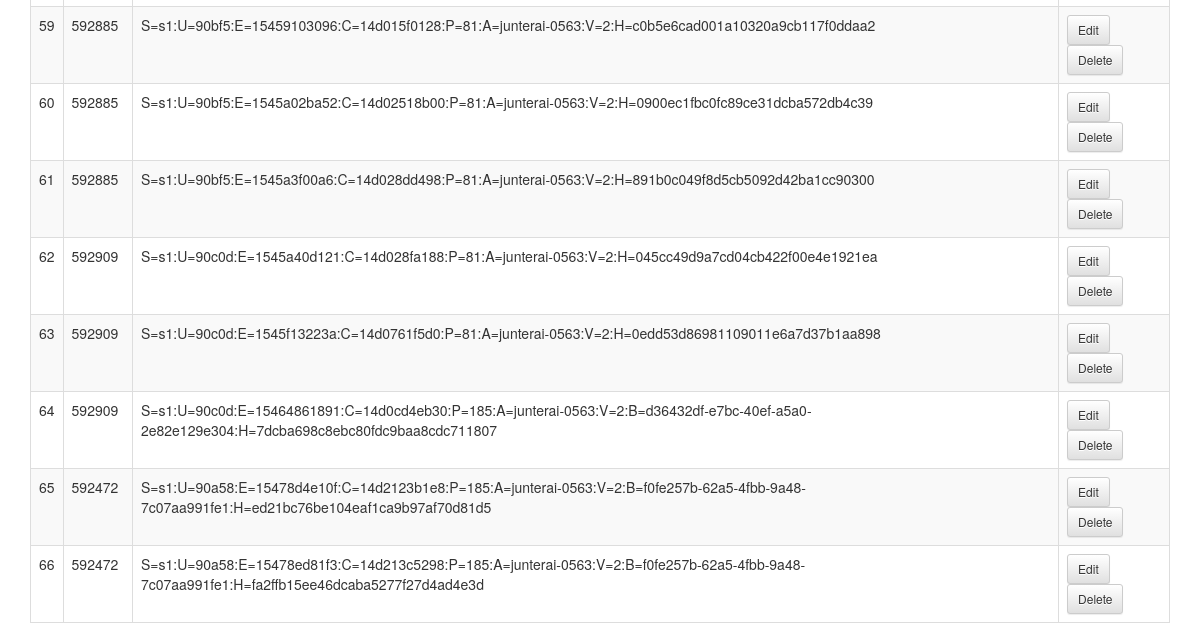
The page /cms/user/ (lower part) on the database as committed earlier.
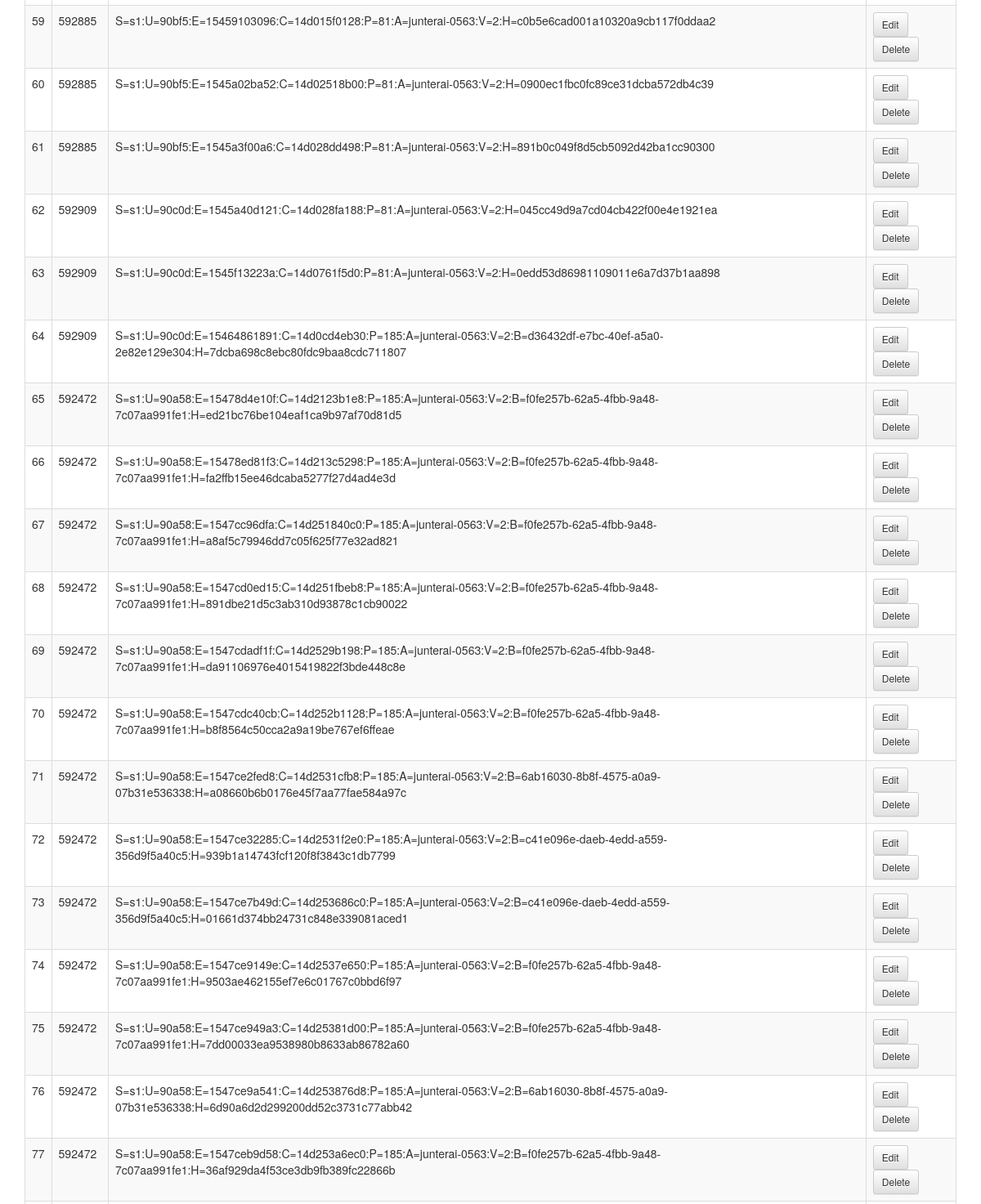
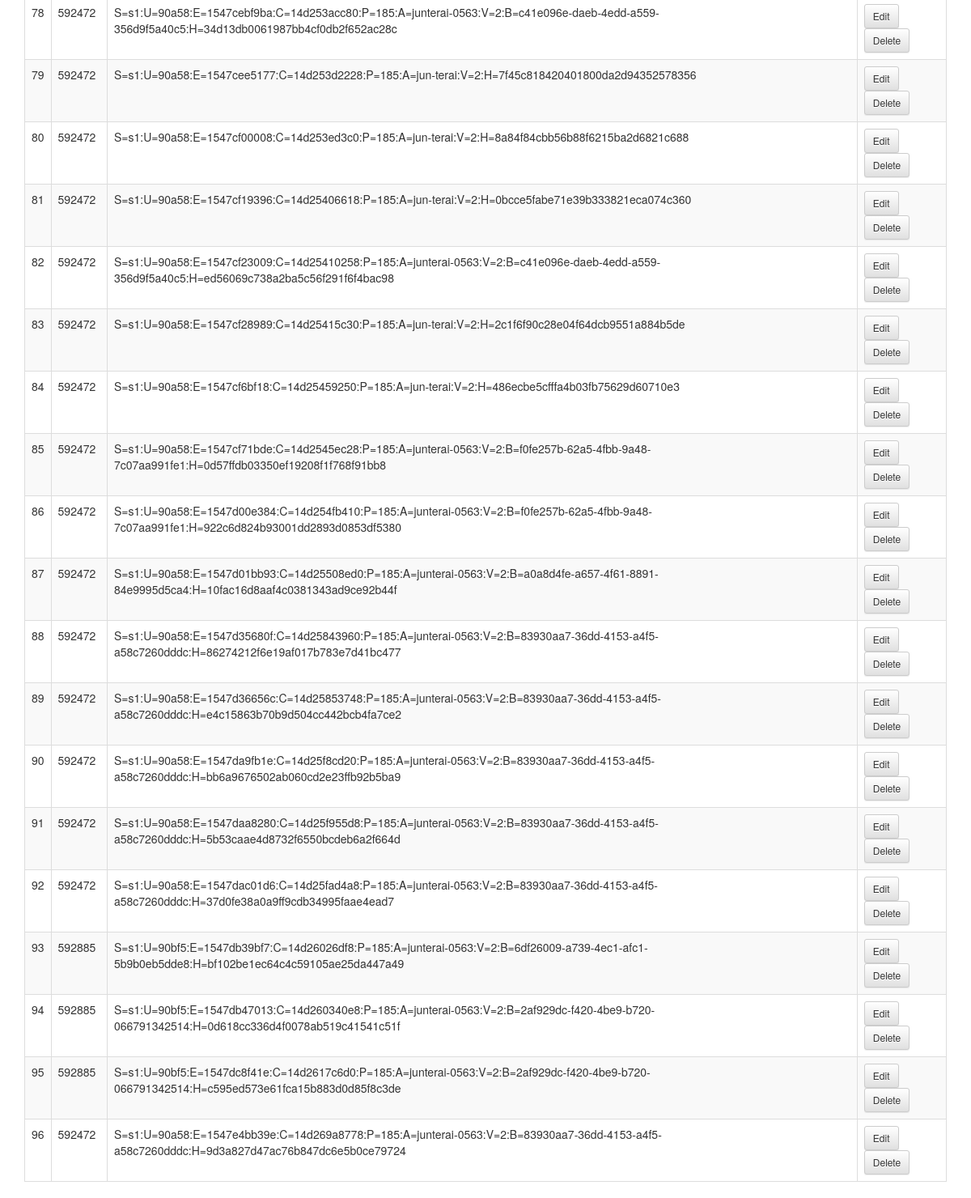
The same page on the database as committed later (2 pictures, top to bottom).
### cms/models.py (models this page shows, shortened)
class User(models.Model):
    user_id = models.CharField(u'user_id', max_length=255)
    access_token = models.CharField(u'access_token', max_length=255, blank=True)

### cms/views.py (the view)
# urls.py: url(r'^user/(?P<user_id>\d+)/$', views.user_list, name='user_list'),   # 一覧
def user_list(request, user_id=None):
	'''get user_list'''
	users = User.objects.all().order_by('id')
	return render_to_response('cms/user_list.html',  # 使用するテンプレート
                              {'users': users},       # テンプレートに渡すデータ
                              context_instance=RequestContext(request))  # その他標準のコンテキスト

### cms/templates/cms/user_list.html (shortened to what this page needs)
{% extends "cms/base.html" %}
{% block content %}
    <table class="table table-striped table-bordered">
      <tbody>
        {% for user in users %}
        <tr>
          <td>{{ user.id }}</td>
          <td>{{ user.user_id }}</td>
          <td>{{ user.access_token }}</td>
          <td>
            <a href="/cms/user/mod/{{ user.user_id }}" class="btn btn-default btn-sm">Edit</a>
            <a href="/cms/user/del/{{ user.user_id }}" class="btn btn-default btn-sm">Delete</a>
          </td>
        </tr>
        {% endfor %}
      </tbody>
    </table>
{% endblock content %}

Rows that differ between the two databases and show on the page:
added User: id "67", user_id "592472", access_token "S=s1:U=90a58:E=1547cc96dfa:C=14d251840c0:P=185:A=junterai-0563:V=2:B=f0fe257b-62a5-4fbb-9a48-7c07aa991fe1:H=a8af5c79946dd7c05f625f77e32ad821"
added User: id "68", user_id "592472", access_token "S=s1:U=90a58:E=1547cd0ed15:C=14d251fbeb8:P=185:A=junterai-0563:V=2:B=f0fe257b-62a5-4fbb-9a48-7c07aa991fe1:H=891dbe21d5c3ab310d93878c1cb90022"
added User: id "69", user_id "592472", access_token "S=s1:U=90a58:E=1547cdadf1f:C=14d2529b198:P=185:A=junterai-0563:V=2:B=f0fe257b-62a5-4fbb-9a48-7c07aa991fe1:H=da91106976e4015419822f3bde448c8e"
added User: id "70", user_id "592472", access_token "S=s1:U=90a58:E=1547cdc40cb:C=14d252b1128:P=185:A=junterai-0563:V=2:B=f0fe257b-62a5-4fbb-9a48-7c07aa991fe1:H=b8f8564c50cca2a9a19be767ef6ffeae"
added User: id "71", user_id "592472", access_token "S=s1:U=90a58:E=1547ce2fed8:C=14d2531cfb8:P=185:A=junterai-0563:V=2:B=6ab16030-8b8f-4575-a0a9-07b31e536338:H=a08660b6b0176e45f7aa77fae584a97c"
added User: id "72", user_id "592472", access_token "S=s1:U=90a58:E=1547ce32285:C=14d2531f2e0:P=185:A=junterai-0563:V=2:B=c41e096e-daeb-4edd-a559-356d9f5a40c5:H=939b1a14743fcf120f8f3843c1db7799"
added User: id "73", user_id "592472", access_token "S=s1:U=90a58:E=1547ce7b49d:C=14d253686c0:P=185:A=junterai-0563:V=2:B=c41e096e-daeb-4edd-a559-356d9f5a40c5:H=01661d374bb24731c848e339081aced1"
added User: id "74", user_id "592472", access_token "S=s1:U=90a58:E=1547ce9149e:C=14d2537e650:P=185:A=junterai-0563:V=2:B=f0fe257b-62a5-4fbb-9a48-7c07aa991fe1:H=9503ae462155ef7e6c01767c0bbd6f97"
added User: id "75", user_id "592472", access_token "S=s1:U=90a58:E=1547ce949a3:C=14d25381d00:P=185:A=junterai-0563:V=2:B=f0fe257b-62a5-4fbb-9a48-7c07aa991fe1:H=7dd00033ea9538980b8633ab86782a60"
added User: id "76", user_id "592472", access_token "S=s1:U=90a58:E=1547ce9a541:C=14d253876d8:P=185:A=junterai-0563:V=2:B=6ab16030-8b8f-4575-a0a9-07b31e536338:H=6d90a6d2d299200dd52c3731c77abb42"
added User: id "77", user_id "592472", access_token "S=s1:U=90a58:E=1547ceb9d58:C=14d253a6ec0:P=185:A=junterai-0563:V=2:B=f0fe257b-62a5-4fbb-9a48-7c07aa991fe1:H=36af929da4f53ce3db9fb389fc22866b"
added User: id "78", user_id "592472", access_token "S=s1:U=90a58:E=1547cebf9ba:C=14d253acc80:P=185:A=junterai-0563:V=2:B=c41e096e-daeb-4edd-a559-356d9f5a40c5:H=34d13db0061987bb4cf0db2f652ac28c"
added User: id "79", user_id "592472", access_token "S=s1:U=90a58:E=1547cee5177:C=14d253d2228:P=185:A=jun-terai:V=2:H=7f45c818420401800da2d94352578356"
added User: id "80", user_id "592472", access_token "S=s1:U=90a58:E=1547cf00008:C=14d253ed3c0:P=185:A=jun-terai:V=2:H=8a84f84cbb56b88f6215ba2d6821c688"
added User: id "81", user_id "592472", access_token "S=s1:U=90a58:E=1547cf19396:C=14d25406618:P=185:A=jun-terai:V=2:H=0bcce5fabe71e39b333821eca074c360"
added User: id "82", user_id "592472", access_token "S=s1:U=90a58:E=1547cf23009:C=14d25410258:P=185:A=junterai-0563:V=2:B=c41e096e-daeb-4edd-a559-356d9f5a40c5:H=ed56069c738a2ba5c56f291f6f4bac98"
added User: id "83", user_id "592472", access_token "S=s1:U=90a58:E=1547cf28989:C=14d25415c30:P=185:A=jun-terai:V=2:H=2c1f6f90c28e04f64dcb9551a884b5de"
added User: id "84", user_id "592472", access_token "S=s1:U=90a58:E=1547cf6bf18:C=14d25459250:P=185:A=jun-terai:V=2:H=486ecbe5cfffa4b03fb75629d60710e3"
added User: id "85", user_id "592472", access_token "S=s1:U=90a58:E=1547cf71bde:C=14d2545ec28:P=185:A=junterai-0563:V=2:B=f0fe257b-62a5-4fbb-9a48-7c07aa991fe1:H=0d57ffdb03350ef19208f1f768f91bb8"
added User: id "86", user_id "592472", access_token "S=s1:U=90a58:E=1547d00e384:C=14d254fb410:P=185:A=junterai-0563:V=2:B=f0fe257b-62a5-4fbb-9a48-7c07aa991fe1:H=922c6d824b93001dd2893d0853df5380"
added User: id "87", user_id "592472", access_token "S=s1:U=90a58:E=1547d01bb93:C=14d25508ed0:P=185:A=junterai-0563:V=2:B=a0a8d4fe-a657-4f61-8891-84e9995d5ca4:H=10fac16d8aaf4c0381343ad9ce92b44f"
added User: id "88", user_id "592472", access_token "S=s1:U=90a58:E=1547d35680f:C=14d25843960:P=185:A=junterai-0563:V=2:B=83930aa7-36dd-4153-a4f5-a58c7260dddc:H=86274212f6e19af017b783e7d41bc477"
added User: id "89", user_id "592472", access_token "S=s1:U=90a58:E=1547d36656c:C=14d25853748:P=185:A=junterai-0563:V=2:B=83930aa7-36dd-4153-a4f5-a58c7260dddc:H=e4c15863b70b9d504cc442bcb4fa7ce2"
added User: id "90", user_id "592472", access_token "S=s1:U=90a58:E=1547da9fb1e:C=14d25f8cd20:P=185:A=junterai-0563:V=2:B=83930aa7-36dd-4153-a4f5-a58c7260dddc:H=bb6a9676502ab060cd2e23ffb92b5ba9"
added User: id "91", user_id "592472", access_token "S=s1:U=90a58:E=1547daa8280:C=14d25f955d8:P=185:A=junterai-0563:V=2:B=83930aa7-36dd-4153-a4f5-a58c7260dddc:H=5b53caae4d8732f6550bcdeb6a2f664d"
added User: id "92", user_id "592472", access_token "S=s1:U=90a58:E=1547dac01d6:C=14d25fad4a8:P=185:A=junterai-0563:V=2:B=83930aa7-36dd-4153-a4f5-a58c7260dddc:H=37d0fe38a0a9ff9cdb34995faae4ead7"
added User: id "93", user_id "592885", access_token "S=s1:U=90bf5:E=1547db39bf7:C=14d26026df8:P=185:A=junterai-0563:V=2:B=6df26009-a739-4ec1-afc1-5b9b0eb5dde8:H=bf102be1ec64c4c59105ae25da447a49"
added User: id "94", user_id "592885", access_token "S=s1:U=90bf5:E=1547db47013:C=14d260340e8:P=185:A=junterai-0563:V=2:B=2af929dc-f420-4be9-b720-066791342514:H=0d618cc336d4f0078ab519c41541c51f"
added User: id "95", user_id "592885", access_token "S=s1:U=90bf5:E=1547dc8f41e:C=14d2617c6d0:P=185:A=junterai-0563:V=2:B=2af929dc-f420-4be9-b720-066791342514:H=c595ed573e61fca15b883d0d85f8c3de"
added User: id "96", user_id "592472", access_token "S=s1:U=90a58:E=1547e4bb39e:C=14d269a8778:P=185:A=junterai-0563:V=2:B=83930aa7-36dd-4153-a4f5-a58c7260dddc:H=9d3a827d47ac76b847dc6e5b0ce79724"
